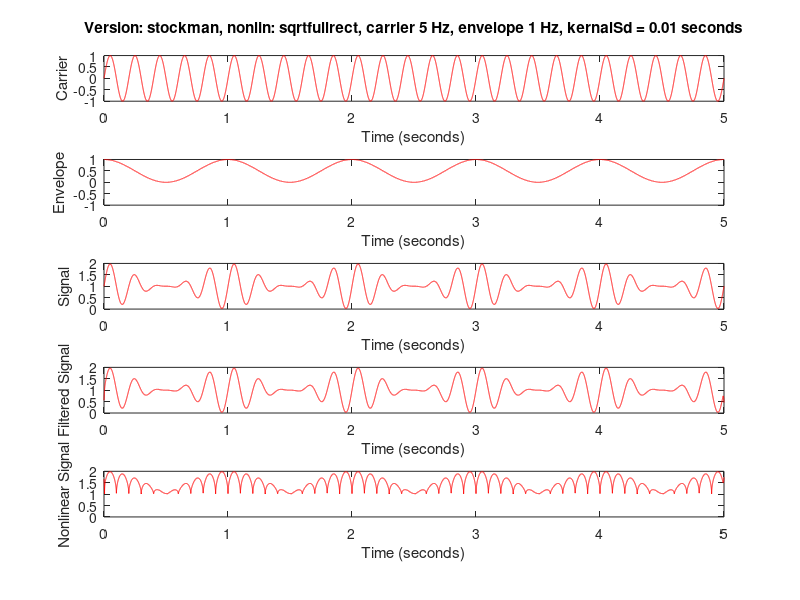
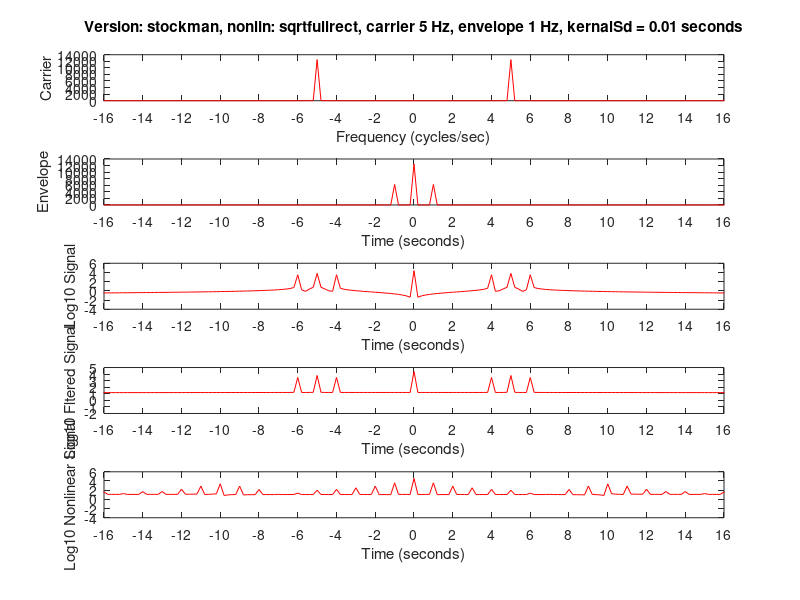
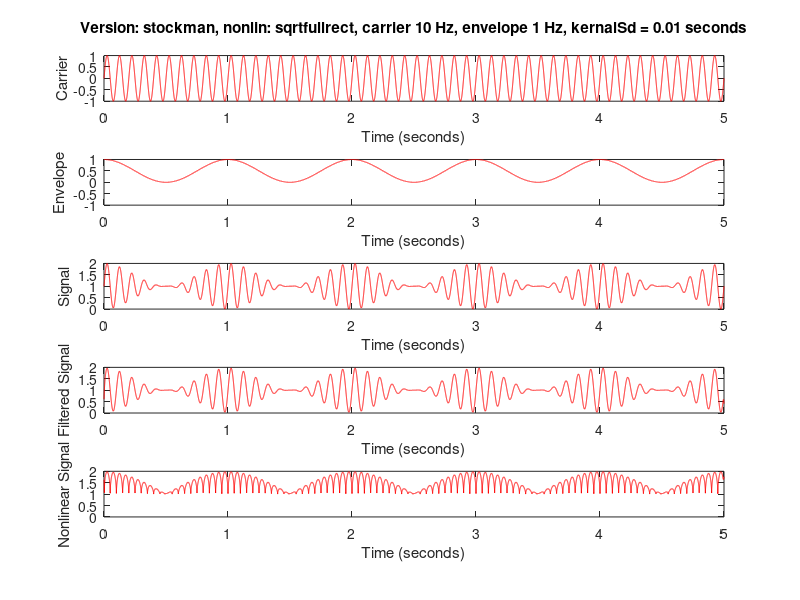
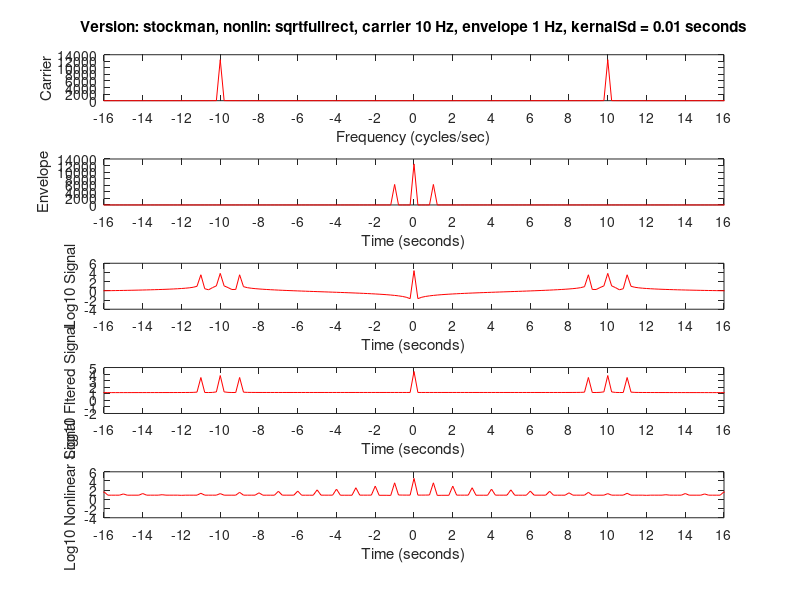

Reproduce these figures in MATLAB, in order. (Note: this script raises an error after producing the figures.)
% envelopeCarrierTutorial
%
% Little program to help understand envelope/carrier effects
%
% 11/29/13  dhb  Wrote it.

%% Clear
clear; close all;

%% Parameters
carrierFs = [5 10 20 30 40];
envelopeF = 1;
nSeconds = 5;
samplesSec = 5000;

% Envelope case
%  - us
%  - stockman
envelopeCase = 'stockman';

% Nonlinerity case
%  - 'log'
%  - 'sqrt'
%  - 'fourthroot';
%  - 'halfrect'
%  - 'fullrect'
%  - 'sqrtfullrect'
%  - 'sqrtmod'
nonlinCase = 'sqrtfullrect';

% Early filter case
%  - 'gaussianconv';
earlyfilterCase = 'gaussianconv';
kernalSd = 0.01;

% String defs
outputDir = sprintf('%s_%s_%g_%g_',envelopeCase,nonlinCase,envelopeF,round(1000*kernalSd));
if (~exist(outputDir,'file'))
    mkdir(outputDir);
end
mtfOutFileRoot = outputDir;
mtfTitleStr = sprintf('Version: %s, nonlin: %s, envelope %g Hz, kernalSd = %g seconds',envelopeCase,nonlinCase,envelopeF,kernalSd);

%% Loop over carrier frequencies
for c = 1:length(carrierFs)
    close all;
    
    carrierF = carrierFs(c);
    carrierOutFileRoot = sprintf('%s_%s_%g_%g_%g_',envelopeCase,nonlinCase,carrierF,envelopeF,round(1000*kernalSd));
    carrierTitleStr = sprintf('Version: %s, nonlin: %s, carrier %g Hz, envelope %g Hz, kernalSd = %g seconds\n',envelopeCase,nonlinCase,carrierF,envelopeF,kernalSd);
    
    %% Generate time and frequency bases
    %
    % Use odd number of samples so that DC comes out
    % where I expect it after fftshift.
    nSamples = samplesSec*nSeconds+1;
    theTime = linspace(0,nSeconds,nSamples);
    theFreqStep = 1/nSeconds;
    maxFreq = (nSamples/2)*theFreqStep;
    theFrequencies = linspace(-maxFreq,maxFreq,nSamples);
    
    %% Generate signal
    switch (envelopeCase)
        case 'us'
            theEnvelope = sin(2*pi*envelopeF*theTime);
        case 'stockman'
            theEnvelope = (0.5 + 0.5*cos(2*pi*envelopeF*theTime));
        otherwise
            error('Leave the jungle, leave the amazonis.  You will not find the signal here.')
    end
    theCarrier = sin(2*pi*carrierF*theTime);
    theSignal = 1 + theEnvelope.*theCarrier;
    
    %% Apply early filter to signal
    switch (earlyfilterCase)
        case 'gaussianconv'
            % Compute a Gaussian convolution kernal, normalized to unity.
            % Compute with an odd number of samples, for convenience in interpretting FFT freqs.
            theKernalRangeSecs = 1;
            nKernalSamples = round(2*theKernalRangeSecs*samplesSec);
            if (round(nKernalSamples/2) == nKernalSamples/2)
                nKernalSamples = nKernalSamples+1;
            end
            theKernalTime = linspace(-theKernalRangeSecs,theKernalRangeSecs,nKernalSamples);
            theKernal = exp(-pi*((theKernalTime/kernalSd).^2));
            theKernal = theKernal/sum(theKernal(:));
            
            % Convolve with signal
            theFilteredSignal = conv(theSignal,theKernal,'same');
            
            % Get predicted MTF at carrier freq
            theKernalFFT = fftshift(fft(theKernal));
            theKernalFreqStep = 1/(2*theKernalRangeSecs);
            maxKernalFreq = (nKernalSamples/2)*theKernalFreqStep;
            theKernalFrequencies = linspace(-maxKernalFreq,maxKernalFreq,nKernalSamples);
            [nil,theKernalFreqIndexAtCarrier] = min(abs(theKernalFrequencies-carrierF));
            theKernalMTFFreqs(c) = theKernalFrequencies(theKernalFreqIndexAtCarrier(1));
            theKernalMTF(c) = abs(theKernalFFT(theKernalFreqIndexAtCarrier(1)));
            theKernalMTFAnalytic(c) = exp(-pi*((kernalSd*carrierF)^2));
        otherwise
            error('Leave the jungle, leave the amazonis.  You will not find the filter here.')
    end
    
    
    %% Nonlinearity
    switch (nonlinCase)
        case 'log'
            theNLSignal = log10(theFilteredSignal);
        case 'sqrt'
            theNLSignal = sqrt(theFilteredSignal);
        case 'fourthroot'
            theNLSignal = sqrt(sqrt(theFilteredSignal));
        case 'halfrect'
            tempSignal = theFilteredSignal-mean(theFilteredSignal);
            tempSignal(tempSignal < 0) = 0;
            theNLSignal = tempSignal + mean(theFilteredSignal);
        case 'fullrect';
            tempSignal = theFilteredSignal-mean(theFilteredSignal);
            tempSignal = abs(tempSignal);
            theNLSignal = tempSignal + mean(theFilteredSignal);
        case 'sqrtfullrect';
            tempSignal = theFilteredSignal-mean(theFilteredSignal);
            tempSignal = sqrt(abs(tempSignal));
            theNLSignal = tempSignal + mean(theFilteredSignal);
        case 'sqrtmod'
            tempSignal = theFilteredSignal-mean(theFilteredSignal);
            minTemp = min(tempSignal)
            tempSignal = sqrt(tempSignal-minTemp)+minTemp;
            theNLSignal = tempSignal + mean(theFilteredSignal);
        otherwise
            error('Leave the jungle, leave the amazonis.  You will not find the nonlinearity here.')
    end
    
    
    %% Plot the time signal   
    theTimeFig = figure; clf;
    set(gcf,'Position',[100 100 1500 1500]);
    subplot(5,1,1);
    set(gca,'FontName','Helvetica','FontSize',18);
    plot(theTime,theCarrier,'r');
    xlim([0 nSeconds]); ylim([-1 1]);
    xlabel('Time (seconds)')
    ylabel('Carrier');
    title(carrierTitleStr);
    subplot(5,1,2);
    set(gca,'FontName','Helvetica','FontSize',18);
    plot(theTime,theEnvelope,'r');
    xlim([0 nSeconds]); ylim([-1 1]);
    xlabel('Time (seconds)')
    ylabel('Envelope');
    subplot(5,1,3);
    set(gca,'FontName','Helvetica','FontSize',18);
    plot(theTime,theSignal,'r');
    xlim([0 nSeconds]); ylim([0 2]);
    xlabel('Time (seconds)')
    ylabel('Signal');
    subplot(5,1,4);
    set(gca,'FontName','Helvetica','FontSize',18);
    plot(theTime,theFilteredSignal,'r');
    xlim([0 nSeconds]); ylim([0 2]);
    xlabel('Time (seconds)')
    ylabel('Filtered Signal');
    subplot(5,1,5);
    set(gca,'FontName','Helvetica','FontSize',18);
    plot(theTime,theNLSignal,'r');
    xlim([0 nSeconds]); ylim([0 2]);
    xlabel('Time (seconds)')
    ylabel('Nonlinear Signal');
    savefig(fullfile(outputDir,[carrierOutFileRoot 'Time']),theTimeFig,'png');
    
    %% Frequency domain
    theCarrierFFT = fftshift(fft(theCarrier));
    theEnvelopeFFT = fftshift(fft(theEnvelope));
    theSignalFFT = fftshift(fft(theSignal));
    theFilteredSignalFFT = fftshift(fft(theFilteredSignal));
    theNLSignalFFT = fftshift(fft(theNLSignal));
    plotMaxFreq = 16;
    
    %% Plot the frequency domain signal
    theFreqFig = figure; clf;
    set(gcf,'Position',[100 100 1500 1200]);
    subplot(5,1,1);
    set(gca,'FontName','Helvetica','FontSize',18);
    plot(theFrequencies,abs(theCarrierFFT),'r');
    set(gca,'XTick',-plotMaxFreq:2:plotMaxFreq);
    xlim([-plotMaxFreq plotMaxFreq]);
    xlabel('Frequency (cycles/sec)')
    ylabel('Carrier');
    title(carrierTitleStr);
    subplot(5,1,2);
    set(gca,'FontName','Helvetica','FontSize',18);
    plot(theFrequencies,abs(theEnvelopeFFT),'r');
    set(gca,'XTick',-plotMaxFreq:2:plotMaxFreq);
    xlim([-plotMaxFreq plotMaxFreq]);xlabel('Time (seconds)')
    ylabel('Envelope');
    subplot(5,1,3);
    set(gca,'FontName','Helvetica','FontSize',18);
    plot(theFrequencies,log10(abs(theSignalFFT)),'r');
    set(gca,'XTick',-plotMaxFreq:2:plotMaxFreq);
    xlim([-plotMaxFreq plotMaxFreq]);
    xlabel('Time (seconds)')
    ylabel('Log10 Signal');
    subplot(5,1,4);
    set(gca,'FontName','Helvetica','FontSize',18);
    plot(theFrequencies,log10(abs(theFilteredSignalFFT)),'r');
    set(gca,'XTick',-plotMaxFreq:2:plotMaxFreq);
    xlim([-plotMaxFreq plotMaxFreq]);
    xlabel('Time (seconds)')
    ylabel('Log10 Fltered Signal');
    subplot(5,1,5);
    set(gca,'FontName','Helvetica','FontSize',18);
    plot(theFrequencies,log10(abs(theNLSignalFFT)),'r');
    set(gca,'XTick',-plotMaxFreq:2:plotMaxFreq);
    xlim([-plotMaxFreq plotMaxFreq]);
    xlabel('Time (seconds)')
    ylabel('Log10 Nonlinear Signal');
    savefig(fullfile(outputDir,[carrierOutFileRoot 'Freq']),theFreqFig,'png');
    
    %% Extract power at envelope and twice envelope
    [nil,theZeroFreqIndex] = min(abs(theFrequencies));
    dcAmps(c) = abs(theNLSignalFFT(theZeroFreqIndex));
    [nil,theEnvFreqIndex] = min(abs(theFrequencies-envelopeF));
    envelopeAmpFreqs(c) = theFrequencies(theEnvFreqIndex(1));
    envelopeAmps(c) = abs(theNLSignalFFT(theEnvFreqIndex(1)));
    [nil,theEnv2FreqIndex] = min(abs(theFrequencies-2*envelopeF));
    envelope2AmpFreqs(c) = theFrequencies(theEnv2FreqIndex(1));
    envelope2Amps(c) = abs(theNLSignalFFT(theEnv2FreqIndex(1)));
    fprintf('Carrier %g Hz, envelope %g Hz\n',carrierF,envelopeF);
    fprintf('\tKernal mtf freq %0.1f\n',theKernalMTFFreqs(c));
    fprintf('\tEnvelope amp freq %0.1f, 2*envelope amp freq %0.1f\n',envelopeAmpFreqs(c),envelope2AmpFreqs(c));
    fprintf('\tDc amp, %0.3g, envelope amp %0.3g, 2*envelope amp %0.3g\n',dcAmps(c),envelopeAmps(c),envelope2Amps(c));
    fprintf('\tKernal amp %0.3g, analytic %0.3g\n',theKernalMTF(c),theKernalMTFAnalytic(c));
end

%% Rolloff figure
mtfFig = figure; clf; hold on
set(gcf,'Position',[300 300 800 800]);
set(gca,'FontName','Helvetica','FontSize',18);

% Normalize extracted amplitude MTF for max for each extracted freq
plotEnvelopeAmps = envelopeAmps/max([envelopeAmps(:) ; envelope2Amps(:)]);
plotEnvelope2Amps = envelope2Amps/max([envelopeAmps(:) ; envelope2Amps(:)]);

% Regress predicted MTF on what we're goint to plot, to match overall scale.
kernalEnvAmps = theKernalMTF(:)*(theKernalMTF(:)\plotEnvelopeAmps(:));
kernalEnv2Amps = theKernalMTF(:)*(theKernalMTF(:)\plotEnvelope2Amps(:));
kernalEnvAmpsAnalytic = theKernalMTFAnalytic(:)*(theKernalMTFAnalytic(:)\plotEnvelopeAmps(:));
kernalEnv2AmpsAnalytic = theKernalMTFAnalytic(:)*(theKernalMTFAnalytic(:)\plotEnvelope2Amps(:));
plot(carrierFs,plotEnvelopeAmps,'ro','MarkerSize',8,'MarkerFaceColor','r');
plot(carrierFs,plotEnvelope2Amps,'go','MarkerSize',8,'MarkerFaceColor','g');
plot(carrierFs,kernalEnvAmps,'k');
plot(carrierFs,kernalEnv2Amps,'k');
plot(carrierFs,kernalEnvAmpsAnalytic,'r:','LineWidth',2);
plot(carrierFs,kernalEnv2AmpsAnalytic,'g:','LineWidth',2);
xlim([0 max(carrierFs)]); ylim([0 1]);
xlabel('Carrier Frequency (Hz)');
ylabel('Normalized Recovered Early Filter');
title(mtfTitleStr);
legend({'Envelope','Twice Envelope'},4);
savefig(fullfile(outputDir,mtfOutFileRoot),mtfFig,'png');


